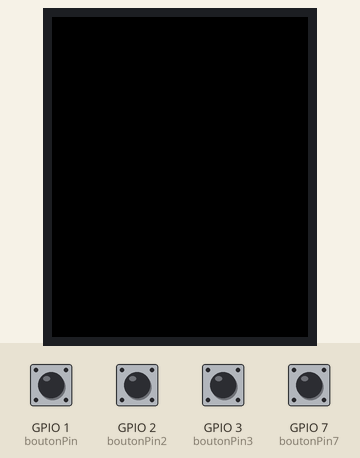
Recording of a sketch running on a simulated ESP32-S3. On the bench: 128×160 colour display. Inputs (shaded band) come from the test bench; at power-on: GPIO 1 (boutonPin), GPIO 2 (boutonPin2), GPIO 3 (boutonPin3), GPIO 7 (boutonPin7) HIGH. What the sketch prints to the serial monitor is not drawn.

Above: at 1.3 s.
1.4 s: GPIO 1 (boutonPin) pulled LOW for 0.15 s
At 3.4 s:
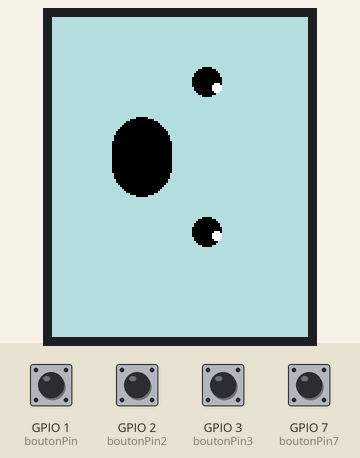
4.0 s: GPIO 2 (boutonPin2) pulled LOW for 0.15 s
At 5.0 s:
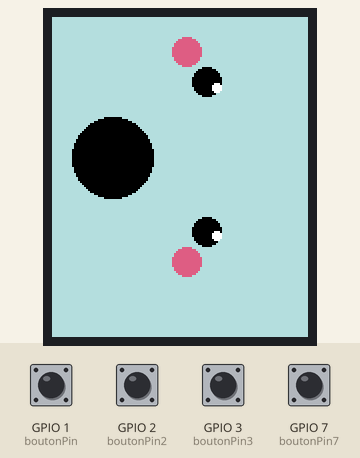
5.6 s: GPIO 3 (boutonPin3) pulled LOW for 0.15 s
At 6.1 s:
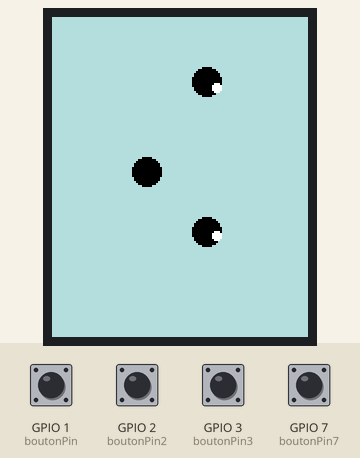
Timing chart, 0 to 8.6 s (numbered marks = the images above; inputs shaded):
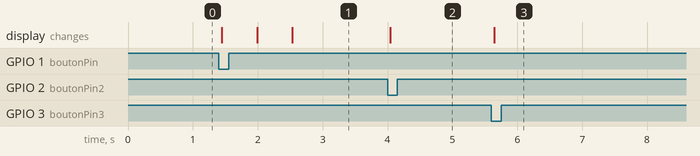

The sketch:

sketch_feb14b.ino
```cpp
#include <Adafruit_GFX.h>    // Core graphics library
#include <Adafruit_ST7735.h> // Hardware-specific library for ST7735
#include <Adafruit_ST7789.h> // Hardware-specific library for ST7789
#include <SPI.h>

#if defined(ARDUINO_FEATHER_ESP32) // Feather Huzzah32
  #define TFT_CS         14
  #define TFT_RST        15
  #define TFT_DC         32
#else
  // For the breakout board, you can use any 2 or 3 pins.
  // These pins will also work for the 1.8" TFT shield.
  #define TFT_CS        10
  #define TFT_RST        8 // Or set to -1 and connect to Arduino RESET pin
  #define TFT_DC         9
#endif

Adafruit_ST7735 tft = Adafruit_ST7735(TFT_CS, TFT_DC, TFT_RST);
float p = 3.1415926;

uint16_t convertRGB(uint32_t hexColor) {
  uint8_t r = (hexColor >> 16) & 0xFF;
  uint8_t g = (hexColor >> 8) & 0xFF;
  uint8_t b = hexColor & 0xFF;
  return ((r & 0xF8) << 8) | ((g & 0xFC) << 3) | (b >> 3);
}

const int boutonPin = 1;  // Broche du bouton
const int boutonPin2 = 2;  // Broche du bouton
const int boutonPin3 = 3;  // Broche du bouton
const int boutonPin7 = 7;  // Broche du bouton

void setup(void) {

  pinMode(boutonPin2, INPUT_PULLUP);
  pinMode(boutonPin3, INPUT_PULLUP);
  pinMode(boutonPin, INPUT_PULLUP);
  pinMode(boutonPin7, INPUT_PULLUP);

  Serial.begin(9600);
  Serial.print(F("Hello! ST77xx TFT Test"));

  // Use this initializer if using a 1.8" TFT screen:
  tft.initR(INITR_BLACKTAB);
}

void loop() {
  if (digitalRead(boutonPin7) == LOW) {
    uint16_t customColor = convertRGB(0xB5DFD8);
    tft.fillRoundRect(0, 0, 160, 160, 0, customColor);
    tft.fillRoundRect(0, 0, 160, 160, 0, customColor);
    tft.fillRoundRect(70, 25, 15, 15, 10, ST77XX_BLACK);
    tft.fillRoundRect(70, 100, 15, 15, 10, ST77XX_BLACK);
    tft.fillRoundRect(80, 33, 5, 5, 10, ST77XX_WHITE);
    tft.fillRoundRect(80, 107, 5, 5, 10, ST77XX_WHITE);
    tft.fillCircle(50, 70, 20, ST77XX_BLACK);
    tft.fillCircle(65, 70, 30, customColor);
  }
  if (digitalRead(boutonPin2) == LOW) {
    uint16_t customColor = convertRGB(0xB5DFD8);
    tft.fillRoundRect(0, 0, 160, 160, 0, customColor);
    tft.fillRoundRect(0, 0, 160, 160, 0, customColor);
    tft.fillRoundRect(70, 25, 15, 15, 10, ST77XX_BLACK);
    tft.fillRoundRect(70, 100, 15, 15, 10, ST77XX_BLACK);
    tft.fillRoundRect(80, 33, 5, 5, 10, ST77XX_WHITE);
    tft.fillRoundRect(80, 107, 5, 5, 10, ST77XX_WHITE);
    uint16_t customColor2 = convertRGB(0xDE5D83);
    tft.fillRoundRect(60, 10, 15, 15, 10, customColor2);
    tft.fillRoundRect(60, 115, 15, 15, 10, customColor2);
    tft.fillCircle(30, 70, 20, ST77XX_BLACK);
  }

  if (digitalRead(boutonPin3) == LOW) {
    uint16_t customColor = convertRGB(0xB5DFD8);
    tft.fillRoundRect(0, 0, 160, 160, 0, customColor);
    tft.fillRoundRect(0, 0, 160, 160, 0, customColor);
    tft.fillRoundRect(70, 25, 15, 15, 10, ST77XX_BLACK);
    tft.fillRoundRect(70, 100, 15, 15, 10, ST77XX_BLACK);
    tft.fillRoundRect(80, 33, 5, 5, 10, ST77XX_WHITE);
    tft.fillRoundRect(80, 107, 5, 5, 10, ST77XX_WHITE);
    tft.fillRoundRect(40, 70, 15, 15, 7, ST77XX_BLACK);
  }

  if (digitalRead(boutonPin) == LOW) {
    while (digitalRead(boutonPin) ==  LOW) {
      uint16_t customColor = convertRGB(0xB5DFD8);
      tft.fillRoundRect(0, 0, 160, 160, 0, customColor);
      tft.fillRoundRect(0, 0, 160, 160, 0, customColor);
      tft.fillRoundRect(70, 25, 15, 15, 10, ST77XX_BLACK);
      tft.fillRoundRect(70, 100, 15, 15, 10, ST77XX_BLACK);
      tft.fillRoundRect(80, 33, 5, 5, 10, ST77XX_WHITE);
      tft.fillRoundRect(80, 107, 5, 5, 10, ST77XX_WHITE);
      tft.fillCircle(50, 70, 20, ST77XX_BLACK);
      tft.fillCircle(65, 70, 30, customColor);
      delay(500);
      tft.fillRoundRect(0, 0, 160, 160, 0, customColor);
      tft.fillRoundRect(0, 0, 160, 160, 0, customColor);
      tft.fillRoundRect(70, 25, 15, 15, 10, ST77XX_BLACK);
      tft.fillRoundRect(70, 100, 15, 15, 10, ST77XX_BLACK);
      tft.fillRoundRect(80, 33, 5, 5, 10, ST77XX_WHITE);
      tft.fillRoundRect(80, 107, 5, 5, 10, ST77XX_WHITE);
      tft.fillCircle(30, 70, 20, ST77XX_BLACK);
      delay(500);
      tft.fillRoundRect(0, 0, 160, 160, 0, customColor);
      tft.fillRoundRect(0, 0, 160, 160, 0, customColor);
      tft.fillRoundRect(70, 25, 15, 15, 10, ST77XX_BLACK);
      tft.fillRoundRect(70, 100, 15, 15, 10, ST77XX_BLACK);
      tft.fillRoundRect(80, 33, 5, 5, 10, ST77XX_WHITE);
      tft.fillRoundRect(80, 107, 5, 5, 10, ST77XX_WHITE);
      tft.fillRoundRect(30, 50, 30, 40, 15, ST77XX_BLACK);
      delay(500);
    }
  }
}
```

Measured:
- after the input at 1.4 s, the display: first changes after 0.05 s (image 1 shows a later state)
- after the input at 4.0 s, the display: changes at once (image 2)
- after the input at 5.6 s, the display: changes at once (image 3)
